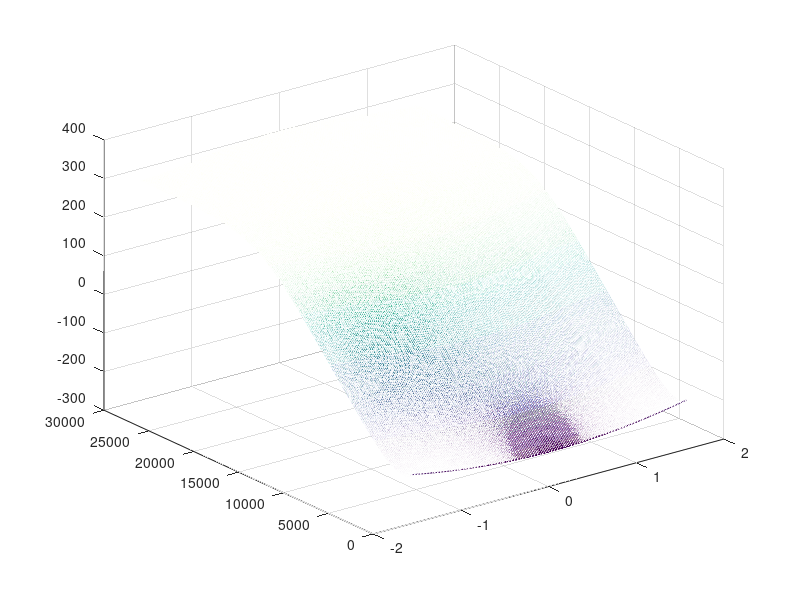

Source code (MATLAB): (Note: this script raises an error after producing the figure.)
S0 = 1367;
h = 8.3*1000;
rho = 1.2;
c = 1000;
epsilon = 0.6;
sigma = 5.67 * 10^(-8);
R = 6371*1000;

fisteg = 180;
dfi = pi /fisteg;
dt = 60*20;
N = 30000;

lat = linspace(-pi/2, pi/2, fisteg);

Tmatrix = zeros(N, fisteg);
Tmatrix(1,:) = -210*cos(lat./2.6);

K = @(fi) (1.5 + 2.5.*cos(fi)) .*10^6;
Kprim = @(fi) - 2.5.*sin(fi).*10^6;
alpha = @(fi) 0.6 - 0.4.*cos(fi);
S = @(fi) S0 * (0.5294 + 0.706 .*(cos(fi).^2));

A = (1-alpha(lat)).*S(lat)./(4*h*rho*c); %konstant term
B = (epsilon*sigma)/(h*rho*c); %konstant framför T^4
C = zeros(180); %finita differans matris

for k = 2:fisteg-1
    C(k,k-1:k+1) = (1/(R^2 * dfi))*[-Kprim(lat(k))+K(lat(k))*tan(lat(k)) + (K(lat(k))/dfi), Kprim(lat(k))-K(lat(k))*tan(lat(k)) - (2*K(lat(k))/dfi), K(lat(k))/dfi];
end

%randvärden
C(1,1:2) = (1/(R^2 * dfi^2))*[-K(lat(1)),K(lat(1))];
C(180,179:180) = (1/(R^2 * dfi^2))*[K(lat(180)),-K(lat(180))];
C(179,178:180) = (1/(R^2 * dfi))*[ -Kprim(lat(179))+K(lat(179))*tan(lat(179)) + (K(lat(179))/dfi) ,Kprim(lat(179))-K(lat(179))*tan(lat(179)) - (K(lat(179))/dfi), 0];

C = C';

for i = 1:N-1
    
    TNew = (A - (Tmatrix(i,:).^4)*B + Tmatrix(i,:)*C)*dt + Tmatrix(i,:);

    Tmatrix(i+1,:) = TNew;
end

%% plot
figure(1)
timeVec = linspace(1,N,N);
%colormap('hot')
mesh(lat, timeVec,Tmatrix)
maxTemp = max(Tmatrix, [], 'all');
maxTemp = maxTemp-273;

fprintf('Maxtemperaturen vid ekvatorn efter %f år är %f grader Celsuis \n', round(dt*N)/31556926, maxTemp)

figure(2)
hold on 
plot(timeVec,Tmatrix(:,1))
plot(timeVec,Tmatrix(:,2))
plot(timeVec,Tmatrix(:,90))
plot(timeVec,Tmatrix(:,end))

%legend('-90', '-89', '89')
legend('-90 deg','-89 deg','0 deg', '90 deg')

figure(3)
plot(lat, Tmatrix(end,:)-273)

figure(4)
plot(lat, Tmatrix(1,:)-273)



